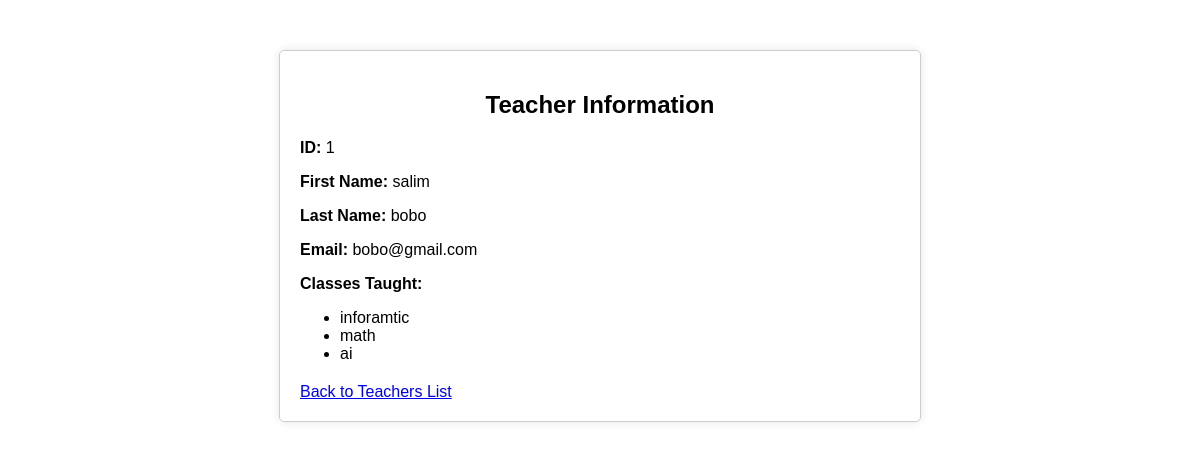
The page /admin/teacher_info.php?id=1 (signed in) on the database its author committed.
### tables this page shows
CREATE TABLE `teachers` (
  `id` int(11) NOT NULL,
  `firstName` varchar(50) NOT NULL,
  `lastName` varchar(50) NOT NULL,
  `email` varchar(100) NOT NULL,
  `password` varchar(100) NOT NULL
);

### admin/teacher_info.php (the view, shortened to what this page needs)
<?php
include_once "connection.php";
if ($_SERVER["REQUEST_METHOD"] == "GET" && isset($_GET['id'])) {
    $teacher_id = $_GET['id'];
    $query_teacher = "SELECT * FROM teachers WHERE id = '$teacher_id'";
    $result_teacher = mysqli_query($conn, $query_teacher);
    if ($result_teacher && mysqli_num_rows($result_teacher) > 0) {
        $row_teacher = mysqli_fetch_assoc($result_teacher);
        $firstName = $row_teacher['firstName'];
        $lastName = $row_teacher['lastName'];
        $email = $row_teacher['email'];
    } else {
        echo "Teacher not found.";
        exit();
    }
    $query_classes = "SELECT class_name FROM classes WHERE teacher_id = '$teacher_id'";
    $result_classes = mysqli_query($conn, $query_classes);
    $classes = [];
    if ($result_classes && mysqli_num_rows($result_classes) > 0) {
        while ($row_classes = mysqli_fetch_assoc($result_classes)) {
            $classes[] = $row_classes['class_name'];
        }
    }
} else {
    echo "Invalid request.";
    exit();
}
?>
<!DOCTYPE html>
<html lang="en">
<head>
</head>
<body>
  <div class="container">
    <h2>Teacher Information</h2>
    <div class="teacher-details">
      <p><strong>ID:</strong> <?php echo $teacher_id; ?></p>
      <p><strong>First Name:</strong> <?php echo $firstName; ?></p>
      <p><strong>Last Name:</strong> <?php echo $lastName; ?></p>
      <p><strong>Email:</strong> <?php echo $email; ?></p>
      <?php if (!empty($classes)): ?>
        <p><strong>Classes Taught:</strong></p>
        <ul>
          <?php foreach ($classes as $class): ?>
            <li><?php echo $class; ?></li>
          <?php endforeach; ?>
        </ul>
      <?php endif; ?>
    </div>
    <a href="teachers.php">Back to Teachers List</a>
  </div>
</body>
</html>

### admin/teacher_info.php (style rules this page uses)
body { font-family: Arial, sans-serif; }
.container { max-width: 600px; margin: 50px auto; padding: 20px; border: 1px solid #ccc; border-radius: 5px; box-shadow: 0px 0px 10px rgba(0, 0, 0, 0.1); }
h2 { margin-bottom: 20px; text-align: center; }
.teacher-details { margin-bottom: 20px; }
.teacher-details p { margin-bottom: 10px; }

### rows shown on the page
teachers: firstName "salim", lastName "bobo", email "bobo@gmail.com"

### other values the page prints
$teacher_id "1"
$class "inforamtic"
$class "math"
$class "ai"
